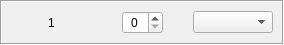
<?xml version="1.0" encoding="UTF-8"?>
<ui version="4.0">
 <class>LED</class>
 <widget class="QWidget" name="LED">
  <property name="geometry">
   <rect>
    <x>0</x>
    <y>0</y>
    <width>284</width>
    <height>44</height>
   </rect>
  </property>
  <property name="windowTitle">
   <string>Form</string>
  </property>
  <layout class="QHBoxLayout" name="horizontalLayout" stretch="0">
   <property name="spacing">
    <number>0</number>
   </property>
   <property name="leftMargin">
    <number>0</number>
   </property>
   <property name="topMargin">
    <number>0</number>
   </property>
   <property name="rightMargin">
    <number>0</number>
   </property>
   <property name="bottomMargin">
    <number>0</number>
   </property>
   <item>
    <widget class="QFrame" name="frame">
     <property name="frameShape">
      <enum>QFrame::Box</enum>
     </property>
     <property name="frameShadow">
      <enum>QFrame::Sunken</enum>
     </property>
     <layout class="QHBoxLayout" name="horizontalLayout_2" stretch="3,1,3">
      <property name="spacing">
       <number>30</number>
      </property>
      <item>
       <widget class="QLabel" name="label_LEDNumber">
        <property name="text">
         <string notr="true">1</string>
        </property>
        <property name="alignment">
         <set>Qt::AlignCenter</set>
        </property>
       </widget>
      </item>
      <item>
       <widget class="QSpinBox" name="spinBox_InputNumber">
        <property name="alignment">
         <set>Qt::AlignCenter</set>
        </property>
        <property name="correctionMode">
         <enum>QAbstractSpinBox::CorrectToNearestValue</enum>
        </property>
       </widget>
      </item>
      <item>
       <widget class="CenteredCBox" name="comboBox_Function"/>
      </item>
     </layout>
    </widget>
   </item>
  </layout>
 </widget>
 <customwidgets>
  <customwidget>
   <class>CenteredCBox</class>
   <extends>QComboBox</extends>
   <header>centered_cbox.h</header>
  </customwidget>
 </customwidgets>
 <resources/>
 <connections/>
</ui>
